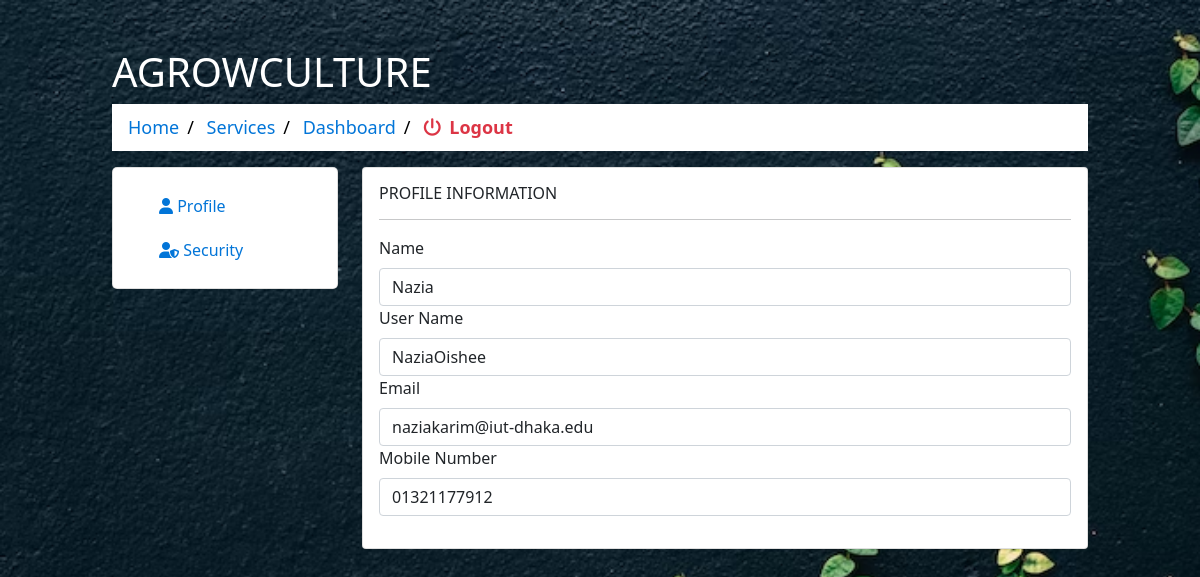
/code/profile.php (signed in), run on the app's committed database.
### tables this page shows
CREATE TABLE `users` (
  `Name` varchar(200) NOT NULL,
  `user_name` varchar(200) NOT NULL,
  `MobileNumber` text NOT NULL,
  `email` varchar(200) DEFAULT NULL,
  `status` tinyint(1) DEFAULT NULL,
  `password` text NOT NULL
);

### code/profile.php (the view, shortened to what this page needs)
<?php
include 'Config.php';
$user_name = $_SESSION['user_name'];
$query = "SELECT * FROM users WHERE user_name = '$user_name'";
$req = mysqli_query($Conn , $query);
$row = mysqli_fetch_assoc($req);
$Name= $row['Name'];
$user_name = $row['user_name'];
$email = $row['email'];
$MobileNumber = $row['MobileNumber'];
    ?>
<!doctype html>
<html lang="en">
  <head>
    <link href="https://cdn.jsdelivr.net/npm/bootstrap@5.0.2/dist/css/bootstrap.min.css" rel="stylesheet">
    <link rel="stylesheet" type="text/css" href="userprofile.css">
  </head>
  <body class="bg-right">
    <div class="container-fluid mt-5">
        <div class="row">
            <div class="col-md-10 col-11 mx-auto">
              <h1>AGROWCULTURE</h1>
              <ul class="breadcrumb">
                <li><a href="getstartedpage.php">Home</a></li>
                <li><a href="4optionss.php">Services</a></li>
                <li><a href="dashboard.php">Dashboard</a></li>
                <li><a href="logout.php" class=" bg-transparent text-danger fw-bold"><i  class="fas fa-power-off me-2"></i>Logout</a></li>
              </ul>
                  <div class="row">
                    <div class="col-lg-3 col-md-4 d-md-block">
                        <div class ="card bg-common card-left">
                            <div class="card-body">
                              <nav class="nav d-md-block d-none">
                                      <a  class="nav-link" aria-current="page" href="profile.php"><i class="fa-solid fa-user mr-1"></i>  Profile</a>
                                      <a  class="nav-link" href="ChangePassandMobile.php"><i class="fa-solid fa-user-shield mr-1"></i> Security</a>
                                  </nav>
                            </div>
                        </div>
                    </div>
                    <div class="col-lg-9 col-md-8">
                      <div class="card">
                        <div class="card-body  border-0">
                                  <h6>PROFILE INFORMATION</h6>
                                  <hr>
                                  <form>
                                  <div class="mb-3">
                                    <label for="exampleFormControlInput1" class="form-label">Name</label>
                                    <input type="text" class="form-control" id="name" name="name" autocomplete="off" placeholder="<?php echo $Name ?>" value="<?php echo $Name ?>">
                                    <label for="exampleFormControlInput1" class="form-label">User Name</label>
                                    <input type="text" class="form-control" id="name" name="name" autocomplete="off" placeholder="<?php echo $user_name ?>" value="<?php echo $user_name ?>">
                                    <label for="exampleFormControlInput1" class="form-label">Email</label>
                                    <input type="text" class="form-control" id="name" name="name" autocomplete="off" placeholder="<?php echo $email ?>" value="<?php echo $email ?>">
                                    <label for="exampleFormControlInput1" class="form-label">Mobile Number</label>
                                    <input type="text" class="form-control" id="name" name="name" autocomplete="off" placeholder="<?php echo $MobileNumber ?>" value="<?php echo $MobileNumber?>">
                                  </div>
                                </form>
                        </div>
                      </div>
                    </div>
                  </div>
            </div>
        </div>
    </div>
  </body>
</html>

### code/userprofile.css (style rules this page uses)
* { margin: 0; padding: 0; box-sizing: border-box; }
.bg-right { background-image: url(photo-1506784693919-ef06d93c28d2.avif); background-repeat: no-repeat; background-size: 1540px 1000px; }
.nav-link, .brradcrumb-item a { padding: 10px 0 10px 30px; transition: all .2s; color: #0275d8; }
ul.breadcrumb { padding: 10px 16px; list-style: none; background-color: white; }
ul.breadcrumb li { display: inline; font-size: 18px; }
ul.breadcrumb li+li:before { padding: 8px; color: black; content: "/\00a0"; }
ul.breadcrumb li a { color: #0275d8; text-decoration: none; }
.card-left { border-radius: 5px; }
h1 { color: white; }

### data on the page
users: name "Nazia", name "NaziaOishee", name "naziakarim@iut-dhaka.edu", name "01321177912"
